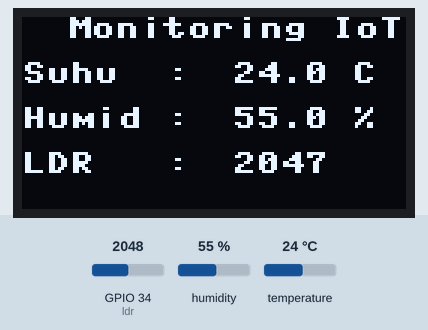
Bench run of a program on a simulated ESP32 board running MicroPython. On the bench: 128×64 one-colour display. Inputs (shaded band) come from the test bench; at power-on: humidity 55 %, GPIO 34 (ldr) = 2048, temperature 24 °C (analog values on the 0–4095 scale). Library files of the repository ran but are not shown: ssd1306.py; what the program prints to the serial console is not drawn.

Above: at 1.2 s.
1.3 s: humidity set to 22 %
At 2.6 s:
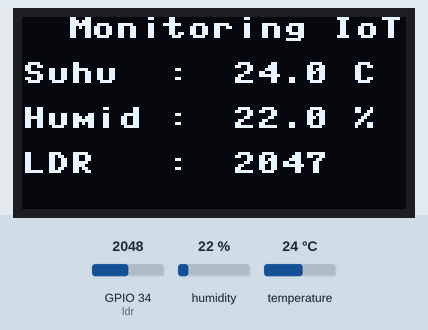
3.6 s: GPIO 34 (ldr) set to 2866
At 5.3 s:
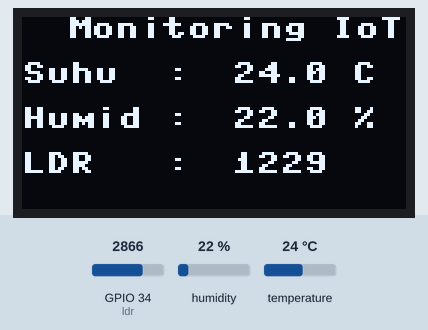
5.7 s: temperature set to 12 °C
At 6.9 s:
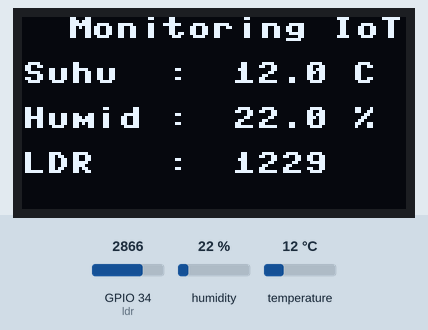
7.8 s: GPIO 34 (ldr) set to 3603
At 9.6 s:
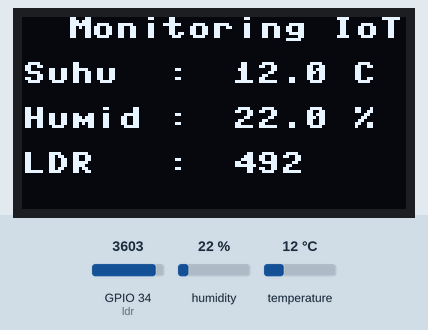
9.9 s: humidity set to 40 %
At 11.2 s:
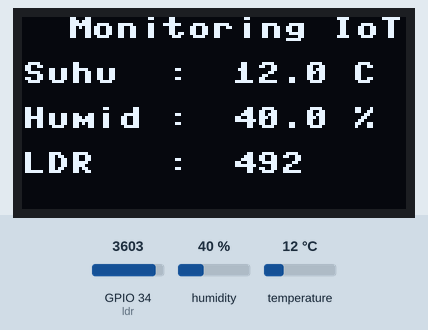
12.0 s: GPIO 34 (ldr) set to 4095
At 13.9 s:
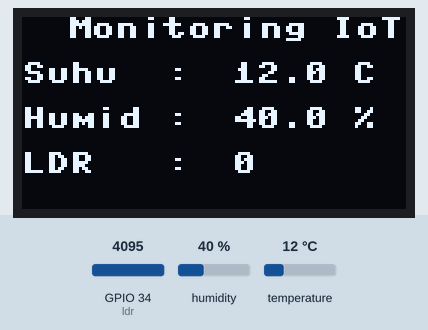
Timing chart, 0 to 15.1 s (numbered marks = the images above; inputs shaded):
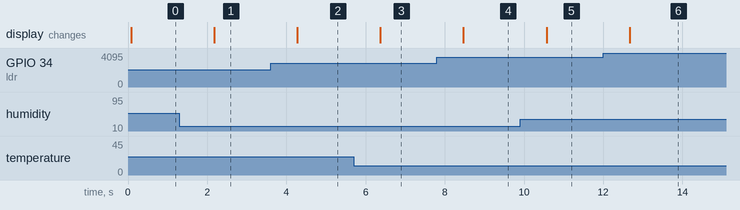

Measured:
- after the input at 1.3 s, the display: changes after 0.88 s (image 1)
- after the input at 3.6 s, the display: changes after 0.67 s (image 2)
- after the input at 5.7 s, the display: changes after 0.67 s (image 3)
- after the input at 7.8 s, the display: changes after 0.67 s (image 4)
- after the input at 9.9 s, the display: changes after 0.67 s (image 5)
- after the input at 12.0 s, the display: changes after 0.67 s (image 6)

The program:

main.py
```python
from machine import Pin, I2C, ADC
from time import sleep
import dht
import ssd1306

# Inisialisasi I2C untuk OLED (0.96" 128x64)
i2c = I2C(0, scl=Pin(22), sda=Pin(21))
oled = ssd1306.SSD1306_I2C(128, 64, i2c)

# Inisialisasi sensor DHT22
sensor = dht.DHT22(Pin(15))

# Inisialisasi sensor LDR di pin ADC (gunakan GPIO 34)
ldr = ADC(Pin(34))
ldr.atten(ADC.ATTN_11DB)  # Agar bisa membaca hingga ~3.3V

while True:
    # Membaca suhu dan kelembaban dari DHT22
    sensor.measure()
    suhu = sensor.temperature()
    lembab = sensor.humidity()

    # Membaca nilai dari sensor LDR (0 - 4095) setiap sensor berbeda
    nilai_ldr = 4095 - ldr.read()

    # Menampilkan hasil di Serial Monitor
    print("-" * 30)
    print(f"Suhu      : {suhu} °C")
    print(f"Kelembaban: {lembab} %")
    print(f"Cahaya    : {nilai_ldr}")
    print("-" * 30)

    # Membersihkan layar OLED
    oled.fill(0)

    # Header
    oled.text("Monitoring IoT", 15, 0)

    # Menampilkan data sensor lebih besar & rapi
    oled.text("Suhu  :", 0, 15)
    oled.text(f"{suhu:.1f} C", 70, 15)

    oled.text("Humid :", 0, 30)
    oled.text(f"{lembab:.1f} %", 70, 30)

    oled.text("LDR   :", 0, 45)
    oled.text(f"{nilai_ldr}", 70, 45)  # Menampilkan nilai LDR dalam rentang 0-4095

    # Memperbarui tampilan OLED
    oled.show()

    # Delay 1 detik sebelum membaca ulang
    sleep(1)
```
